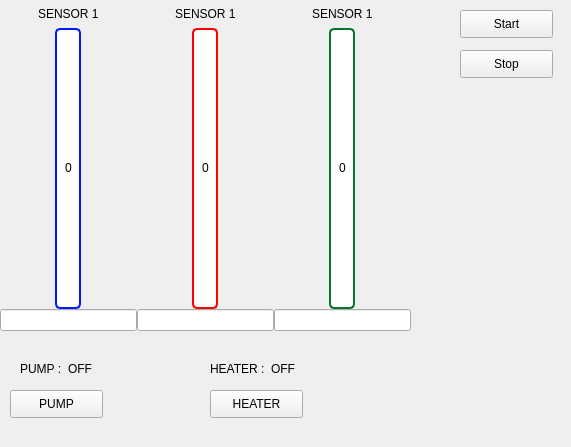
<?xml version="1.0" encoding="UTF-8"?>
<ui version="4.0">
 <class>MainWindow</class>
 <widget class="QMainWindow" name="MainWindow">
  <property name="geometry">
   <rect>
    <x>0</x>
    <y>0</y>
    <width>571</width>
    <height>447</height>
   </rect>
  </property>
  <property name="windowTitle">
   <string>MainWindow</string>
  </property>
  <property name="styleSheet">
   <string notr="true"/>
  </property>
  <widget class="QWidget" name="centralwidget">
   <property name="styleSheet">
    <string notr="true">

</string>
   </property>
   <widget class="QWidget" name="gridLayoutWidget">
    <property name="geometry">
     <rect>
      <x>0</x>
      <y>0</y>
      <width>411</width>
      <height>331</height>
     </rect>
    </property>
    <layout class="QGridLayout" name="gridLayout" rowstretch="0" columnstretch="0,0,0">
     <property name="spacing">
      <number>0</number>
     </property>
     <item row="0" column="2">
      <layout class="QVBoxLayout" name="verticalLayout_3" stretch="1,10,1">
       <item alignment="Qt::AlignHCenter">
        <widget class="QLabel" name="s3_label">
         <property name="text">
          <string>SENSOR 1</string>
         </property>
        </widget>
       </item>
       <item alignment="Qt::AlignHCenter">
        <widget class="QProgressBar" name="s3_bar">
         <property name="contextMenuPolicy">
          <enum>Qt::DefaultContextMenu</enum>
         </property>
         <property name="layoutDirection">
          <enum>Qt::LeftToRight</enum>
         </property>
         <property name="autoFillBackground">
          <bool>false</bool>
         </property>
         <property name="styleSheet">
          <string notr="true">QProgressBar {
    text-align: center;
	background: #FFFFFF;
	border: 2px solid #06752C;
	box-sizing: border-box;
	border-radius: 5px;
}
QProgressBar::chunk {
    background: #06752C;
}</string>
         </property>
         <property name="minimum">
          <number>0</number>
         </property>
         <property name="maximum">
          <number>1023</number>
         </property>
         <property name="value">
          <number>0</number>
         </property>
         <property name="alignment">
          <set>Qt::AlignCenter</set>
         </property>
         <property name="textVisible">
          <bool>true</bool>
         </property>
         <property name="orientation">
          <enum>Qt::Vertical</enum>
         </property>
         <property name="invertedAppearance">
          <bool>false</bool>
         </property>
         <property name="textDirection">
          <enum>QProgressBar::BottomToTop</enum>
         </property>
         <property name="format">
          <string>%v</string>
         </property>
        </widget>
       </item>
       <item>
        <widget class="QLineEdit" name="s3_edit">
         <property name="mouseTracking">
          <bool>true</bool>
         </property>
        </widget>
       </item>
      </layout>
     </item>
     <item row="0" column="1">
      <layout class="QVBoxLayout" name="verticalLayout_2" stretch="1,10,1">
       <item alignment="Qt::AlignHCenter">
        <widget class="QLabel" name="s2_label">
         <property name="text">
          <string>SENSOR 1</string>
         </property>
        </widget>
       </item>
       <item alignment="Qt::AlignHCenter">
        <widget class="QProgressBar" name="s2_bar">
         <property name="contextMenuPolicy">
          <enum>Qt::DefaultContextMenu</enum>
         </property>
         <property name="layoutDirection">
          <enum>Qt::LeftToRight</enum>
         </property>
         <property name="autoFillBackground">
          <bool>false</bool>
         </property>
         <property name="styleSheet">
          <string notr="true">QProgressBar {
    text-align: center;
	background: #FFFFFF;
	border: 2px solid #FF0000;;
	box-sizing: border-box;
	border-radius: 5px;
}
QProgressBar::chunk {
    background: #FF0000;;
}</string>
         </property>
         <property name="minimum">
          <number>0</number>
         </property>
         <property name="maximum">
          <number>1023</number>
         </property>
         <property name="value">
          <number>0</number>
         </property>
         <property name="alignment">
          <set>Qt::AlignCenter</set>
         </property>
         <property name="textVisible">
          <bool>true</bool>
         </property>
         <property name="orientation">
          <enum>Qt::Vertical</enum>
         </property>
         <property name="invertedAppearance">
          <bool>false</bool>
         </property>
         <property name="textDirection">
          <enum>QProgressBar::BottomToTop</enum>
         </property>
         <property name="format">
          <string>%v</string>
         </property>
        </widget>
       </item>
       <item>
        <widget class="QLineEdit" name="s2_edit">
         <property name="autoFillBackground">
          <bool>false</bool>
         </property>
        </widget>
       </item>
      </layout>
     </item>
     <item row="0" column="0">
      <layout class="QVBoxLayout" name="verticalLayout_1" stretch="1,10,1">
       <item alignment="Qt::AlignHCenter">
        <widget class="QLabel" name="s1_label">
         <property name="text">
          <string>SENSOR 1</string>
         </property>
        </widget>
       </item>
       <item alignment="Qt::AlignHCenter">
        <widget class="QProgressBar" name="s1_bar">
         <property name="contextMenuPolicy">
          <enum>Qt::DefaultContextMenu</enum>
         </property>
         <property name="layoutDirection">
          <enum>Qt::LeftToRight</enum>
         </property>
         <property name="autoFillBackground">
          <bool>false</bool>
         </property>
         <property name="styleSheet">
          <string notr="true">QProgressBar {
    text-align: center;
	background: #FFFFFF;
	border: 2px solid #001AFF;
	box-sizing: border-box;
	border-radius: 5px;
}
QProgressBar::chunk {
    background: #001AFF;
}</string>
         </property>
         <property name="minimum">
          <number>0</number>
         </property>
         <property name="maximum">
          <number>5000</number>
         </property>
         <property name="value">
          <number>0</number>
         </property>
         <property name="alignment">
          <set>Qt::AlignCenter</set>
         </property>
         <property name="textVisible">
          <bool>true</bool>
         </property>
         <property name="orientation">
          <enum>Qt::Vertical</enum>
         </property>
         <property name="invertedAppearance">
          <bool>false</bool>
         </property>
         <property name="textDirection">
          <enum>QProgressBar::BottomToTop</enum>
         </property>
         <property name="format">
          <string>%v</string>
         </property>
        </widget>
       </item>
       <item>
        <widget class="QLineEdit" name="s1_edit"/>
       </item>
      </layout>
     </item>
    </layout>
   </widget>
   <widget class="QPushButton" name="pump_btn">
    <property name="geometry">
     <rect>
      <x>10</x>
      <y>390</y>
      <width>93</width>
      <height>28</height>
     </rect>
    </property>
    <property name="text">
     <string>PUMP</string>
    </property>
   </widget>
   <widget class="QPushButton" name="heater_btn">
    <property name="geometry">
     <rect>
      <x>210</x>
      <y>390</y>
      <width>93</width>
      <height>28</height>
     </rect>
    </property>
    <property name="text">
     <string>HEATER</string>
    </property>
   </widget>
   <widget class="QPushButton" name="start_btn">
    <property name="geometry">
     <rect>
      <x>460</x>
      <y>10</y>
      <width>93</width>
      <height>28</height>
     </rect>
    </property>
    <property name="text">
     <string>Start</string>
    </property>
   </widget>
   <widget class="QPushButton" name="stop_btn">
    <property name="geometry">
     <rect>
      <x>460</x>
      <y>50</y>
      <width>93</width>
      <height>28</height>
     </rect>
    </property>
    <property name="text">
     <string>Stop</string>
    </property>
   </widget>
   <widget class="QWidget" name="layoutWidget">
    <property name="geometry">
     <rect>
      <x>210</x>
      <y>360</y>
      <width>87</width>
      <height>18</height>
     </rect>
    </property>
    <layout class="QHBoxLayout" name="horizontalLayout_2">
     <item>
      <widget class="QLabel" name="label_3">
       <property name="text">
        <string>HEATER :</string>
       </property>
      </widget>
     </item>
     <item>
      <widget class="QLabel" name="heater_label">
       <property name="text">
        <string>OFF</string>
       </property>
      </widget>
     </item>
    </layout>
   </widget>
   <widget class="QWidget" name="layoutWidget">
    <property name="geometry">
     <rect>
      <x>20</x>
      <y>360</y>
      <width>73</width>
      <height>18</height>
     </rect>
    </property>
    <layout class="QHBoxLayout" name="horizontalLayout_3">
     <item>
      <widget class="QLabel" name="label">
       <property name="text">
        <string>PUMP :</string>
       </property>
      </widget>
     </item>
     <item>
      <widget class="QLabel" name="pump_label">
       <property name="text">
        <string>OFF</string>
       </property>
      </widget>
     </item>
    </layout>
   </widget>
  </widget>
 </widget>
 <resources/>
 <connections/>
</ui>
